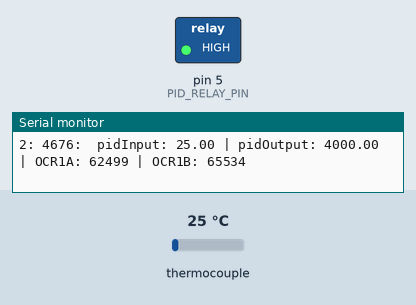
The sketch below on a simulated Arduino Uno, built with avr-gcc and run on an emulated ATmega328P. On the bench: switched loads named in the sketch (green lamp = pin HIGH), the last lines printed to the serial monitor. The inputs (shaded band) are chosen by the test bench; at power-on: thermocouple 25 °C.

Above: at 6.0 s.
6.1 s: thermocouple set to 47 °C
12.8 s: thermocouple set to 54 °C
At 18.6 s:
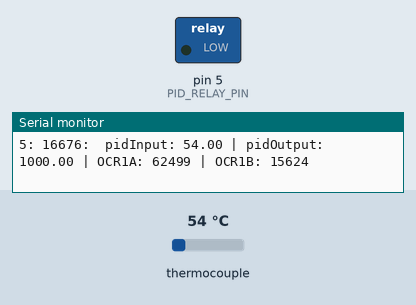
21.0 s: thermocouple set to 6 °C
At 25.2 s:
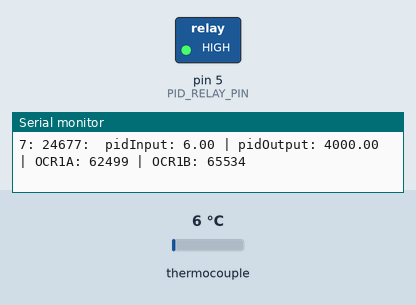
Timing chart, 0 to 26.7 s (numbered marks = the images above; inputs shaded):
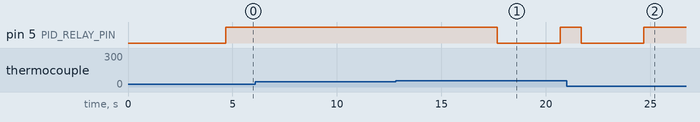

Measured:
- the behaviour switches between 51 and 52 °C on thermocouple (found by bisection; images 0 and 1)
- after the input at 12.8 s, pin 5 (PID_RELAY_PIN): HIGH → LOW after 4.9 s, → HIGH 3.0 s later
- after the input at 21.0 s, pin 5 (PID_RELAY_PIN): goes on until 24.7 s, then stays HIGH

The sketch:

tempControl.ino
```cpp
/*
   This program uses interrupts for (longer) timing tasks in the seconds range.

   @see: http://brettbeauregard.com/blog/2011/04/improving-the-beginner%e2%80%99s-pid-sample-time/
   @see: https://arduino-projekte.webnode.at/registerprogrammierung/timer-interrupt/
   @see: http://www.gammon.com.au/interrupts
   @see: http://www.gammon.com.au/timers
   @see: http://www.instructables.com/id/Arduino-Timer-Interrupts/
   @see: http://maxembedded.com/2011/07/avr-timers-ctc-mode/
 * */
////////////////////////////////////////////////////////////////////////////////////////////
// MAX31855 k-type thermocouple:
//                creating a thermocouple instance with hardware SPI on a given CS pin.
////////////////////////////////////////////////////////////////////////////////////////////
#include "Adafruit_MAX31855.h"
#define MAXCS   10
Adafruit_MAX31855 thermocouple(MAXCS);

////////////////////////////////////////////////////////////////////////////////////////////
// PID
////////////////////////////////////////////////////////////////////////////////////////////
#include "PIDcontrol.h"

// set the pins for input, output and sample frequency here:
const unsigned short PID_INPUT_PIN = 0; // pin from which sensor input is read
const unsigned short PID_RELAY_PIN = 5; // pin that is used to control relay

// specify the PID constants here:
double cProportional = 1000;            // the proportional constant
double cIntegral = 0;                   // the integral constant
double cDerivative = 0;                 // the derivative constant

double pidSetpoint;                     // the desired target setpoint
volatile double pidInput;               // the input to the PID controller as read from the sensor (=PID_INPUT_PIN)
volatile double pidLastInput;           // the last input to be remembered in case the current reading is NAN (Not a Number) and cannot be used for computation.
volatile double pidOutput;              // specifies how long the relay is switched on within a fixed period of time (=sampleInterval)
unsigned short  sampleInterval;         // a fixed period of time that determines a full PID on/off cycle (ms) ATTENTION: sampleInterval [ms] is the same as INTERRUPT_INTERVAL[s] and cannot be greater than 4.1944 seconds
volatile bool   errorReading;           // is set when temperature reading returned NAN
// initialize the PID controller
PIDcontrol myPID(&pidInput, &pidOutput, &pidSetpoint, cProportional, cIntegral, cDerivative, DIRECT);

////////////////////////////////////////////////////////////////////////////////////////////
// INTERRUPT
////////////////////////////////////////////////////////////////////////////////////////////

// ATTENTION: Here TIMER 1 is used which is a 16-bit timer. Thus the compare value cannot be greater than 65535, otherwise the timer would overflow.
//            So the maximum time between two interrupts with a cpu frequency of 16000000 hz can only be:
//                OCR1A = CMP_VALUE = INTERRUPT_INTERVAL * TICKS_PER_SEC - 1
//                => INTERRUPT_INTERVAL = CMP_VALUE / (TICKS_PER_SEC - 1)
//                => INTERRUPT_INTERVAL = CMP_VALUE / (( CPU_FREQ / PRESCALER ) - 1)
//                => INTERRUPT_INTERVAL = 65535 / (( 16000000 / 1024 ) - 1)
//                => INTERRUPT_INTERVAL = 4.1945 seconds

#define CPU_FREQ 16000000L    // cpu clock from boards.txt
#define PRESCALER 1024        // cpu prescaler

// NOTE: we use seconds here as a basis because when using miliseconds the precision of the number would be inexact due to floating point calculations.
const unsigned short TICKS_PER_SEC = ( CPU_FREQ / PRESCALER );            // base for calculation of compare value for output compare register OCR1A
const unsigned short INTERRUPT_INTERVAL = 4;                              // interrupt every 4 seconds (=maximum interrupt intervall and maximum sample pid sample time)
const unsigned short CMP_VALUE = INTERRUPT_INTERVAL * TICKS_PER_SEC - 1;  // compare value for OCR1A: = amount of ticks in an interrupt intervall
const unsigned short MAX_CMP_VALUE = 65535 - 1;                           // maximum number in a 16-bit variable

volatile unsigned long counter = 0;
volatile unsigned long cntCmp = 0;

////////////////////////////////////////////////////////////////////////////////////////////
// SETUP
////////////////////////////////////////////////////////////////////////////////////////////
void setup()
{
    // MAX31555 thermocouple and serial initialization
    Serial.begin(9600);
    while (!Serial) delay(1);           // wait for serial on Leonardo/Zero, etc
    delay(500);                         // wait for MAX chip to stabilize
    // SSR initialization
    pinMode(PID_RELAY_PIN, OUTPUT);     // set the relay pin to output
    digitalWrite(PID_RELAY_PIN, LOW);   // initialize relay pin to low
    //PID
    pinMode(PID_RELAY_PIN, OUTPUT);              // set the relay pin to output
    digitalWrite(PID_RELAY_PIN, LOW);            // initialize relay pin to low
    pidSetpoint = 55;                            // set the desired target value
    sampleInterval = INTERRUPT_INTERVAL * 1000;  // the sample time of the pid controller is the interrupt frequency in miliseconds
    myPID.SetSampleTime(sampleInterval);         // tell the PID controller how frequently we will read a sample and calculate output
    myPID.SetOutputLimits(0, sampleInterval);    // tell the PID to range between 0 and the full window size
    myPID.SetMode(AUTOMATIC);                    // turn the PID on
    pidInput = thermocouple.readCelsius();       // read temperature sensor input
    myPID.Compute();                             // compute pidOutput for the first time

    Serial.print("CPU_FREQ:            ");
    Serial.println(CPU_FREQ);
    Serial.print("PRESCALER:           ");
    Serial.println(PRESCALER);
    Serial.print("TICKS_PER_SEC:       ");
    Serial.println(TICKS_PER_SEC);
    Serial.print("CMP_VALUE:           ");
    Serial.println(CMP_VALUE);
    Serial.print("MAX_CMP_VALUE:       ");
    Serial.println(MAX_CMP_VALUE);
    Serial.print("INTERRUPT_INTERVAL: ");
    Serial.println(INTERRUPT_INTERVAL);

    Serial.print("sampleInterval: ");
    Serial.print(sampleInterval);
    Serial.print(" | Setpoint: ");
    Serial.print(pidSetpoint);
    Serial.print(" | P: ");
    Serial.print(cProportional);
    Serial.print(" I: ");
    Serial.print(cIntegral);
    Serial.print(" D: ");
    Serial.println(cDerivative);

    // INTERRUPTS
    cli();                               // disable global interrupts
    TCNT1 = 0;                           // delete timer counter register
    TCCR1A = 0;                          // delete TCCR1A-Registers
    TCCR1B = 0;                          // delete TCCR1B-Registers
    TCCR1B |= (1 << WGM12);              // CTC-Mode (Waveform Generation Mode): resets TCNT1 to0 after interrupt, makes OCR1A the leading compare register
    TCCR1B |= (1 << CS12) | (1 << CS10); // set prescaler to 1024: CS10 und CS12 (Clock Select)
    OCR1A = CMP_VALUE;                   // set compare value
    OCR1B = MAX_CMP_VALUE;               // a second comapare value in OCR1B can be used as long as its value is *lower* than that of OCR1A: here its higher so it wont be called in the beginning
    TIMSK1 |= (1 << OCIE1A) | (1 << OCIE1B); // enable interrupts: set output compare interrupt enable for 1A and 1B
    sei();                               // enable global interrupts
}

////////////////////////////////////////////////////////////////////////////////////////////
// INTERRUPTS
////////////////////////////////////////////////////////////////////////////////////////////
ISR(TIMER1_COMPA_vect)   // Interrupt Service Routine for timer 1 OCR1A
{
    pidInput = thermocouple.readCelsius(); // read temperature sensor input
    if (!isnan(pidInput)) pidLastInput = pidInput;
    else
    {
        pidInput = pidLastInput;
        errorReading = true;
    }
    myPID.Compute();                       // compute pidOutput

    if (pidOutput > 0)
        digitalWrite(PID_RELAY_PIN, HIGH);
    else
        digitalWrite(PID_RELAY_PIN, LOW);

    // trigger interrupt b to turn off relay within the sample time (=sampleInterval)
    if ( pidOutput > 0 && pidOutput < sampleInterval )
        OCR1B = ((pidOutput * TICKS_PER_SEC) / 1000) - 1;
    else
        OCR1B = MAX_CMP_VALUE;    // we set OCR1B higher than OCR1A so that the second b interrupt never gets called

    ++counter;                    // flag that signals the start of a new cycle to the main loop
}

// Interrupt Service Routine for timer 1 OCR1B
ISR(TIMER1_COMPB_vect)
{
    digitalWrite(PID_RELAY_PIN, LOW);
}

////////////////////////////////////////////////////////////////////////////////////////////
// MAIN LOOP
////////////////////////////////////////////////////////////////////////////////////////////
void loop()
{
    if (cntCmp != counter)    // use != for comparison and not < because it could give problems when unsigned long overflows
    {
        Serial.print(counter);
        Serial.print(": ");
        Serial.print(millis());
        if (errorReading)   // for error codes see: https://cdn-shop.adafruit.com/datasheets/MAX31855.pdf#page=10
        {
            Serial.print(":\tERROR: ");
            uint8_t errorCode = thermocouple.readError();
            switch( errorCode )
            {
            case 1:
                Serial.println("(1) Thermocouple has no connection (open circuit)!");
                break;
            case 2:
                Serial.println("(2) Thermocouple short-circuited to GND!");
                break;
            case 4:
                Serial.println("(4) Thermocouple short-circuited to VCC!");
                break;
            default:
                Serial.print("(");
                Serial.print(errorCode);
                Serial.println(") Unkown error code!");
            }
            errorReading=false;    // IMPORTANT: reset error flag !!
        }
        else
        {
            Serial.print(":\tpidInput: ");
            Serial.print( pidInput);
            Serial.print(" | pidOutput: ");
            Serial.print(pidOutput);
            Serial.print(" | OCR1A: ");
            Serial.print(OCR1A);
            Serial.print(" | OCR1B: ");
            Serial.println(OCR1B);
        }
        cntCmp = counter;
    }
}
```

PIDcontrol.cpp
```cpp
// (licence header left out)
#if ARDUINO >= 100
#include "Arduino.h"
#else
#include "WProgram.h"
#endif

#include "PIDcontrol.h"

/*Constructor (...)*********************************************************
 *    The parameters specified here are those for for which we can't set up
 *    reliable defaults, so we need to have the user set them.
 ***************************************************************************/
PIDcontrol::PIDcontrol(volatile double* Input, volatile double* Output, double* Setpoint,
                       double Kp, double Ki, double Kd, int POn, int ControllerDirection)
{
    myOutput = Output;
    myInput = Input;
    mySetpoint = Setpoint;
    inAuto = false;

    PIDcontrol::SetOutputLimits(0, 255); //default output limit corresponds to the arduino pwm limits

    SampleTime = 100;							//default Controller Sample Time is 0.1 seconds

    PIDcontrol::SetControllerDirection(ControllerDirection);
    PIDcontrol::SetTunings(Kp, Ki, Kd, POn);
}

/*Constructor (...)*********************************************************
 *    To allow backwards compatability for v1.1, or for people that just want
 *    to use Proportional on Error without explicitly saying so
 ***************************************************************************/

PIDcontrol::PIDcontrol(volatile double* Input, volatile double* Output, double* Setpoint,
                       double Kp, double Ki, double Kd, int ControllerDirection)
    :PIDcontrol::PIDcontrol(Input, Output, Setpoint, Kp, Ki, Kd, P_ON_E, ControllerDirection)
{
}

/* Compute() **********************************************************************
 *     This, as they say, is where the magic happens.  this function should be called
 *   every time "void loop()" executes.  the function will decide for itself whether a new
 *   pid Output needs to be computed.  returns true when the output is computed,
 *   false when nothing has been done.
 **********************************************************************************/
void PIDcontrol::Compute()
{
    if(!inAuto) return false;
    /*Compute all the working error variables*/
    double input = *myInput;
    double error = *mySetpoint - input;
    double dInput = (input - lastInput);
    outputSum+= (ki * error);

    /*Add Proportional on Measurement, if P_ON_M is specified*/
    if(!pOnE) outputSum-= kp * dInput;

    if(outputSum > outMax) outputSum= outMax;
    else if(outputSum < outMin) outputSum= outMin;

    /*Add Proportional on Error, if P_ON_E is specified*/
    double output;
    if(pOnE) output = kp * error;
    else output = 0;

    /*Compute Rest of PID Output*/
    output += outputSum - kd * dInput;

    if(output > outMax) output = outMax;
    else if(output < outMin) output = outMin;
    *myOutput = output;

    /*Remember some variables for next time*/
    lastInput = input;
}

/* SetTunings(...)*************************************************************
 * This function allows the controller's dynamic performance to be adjusted.
 * it's called automatically from the constructor, but tunings can also
 * be adjusted on the fly during normal operation
 ******************************************************************************/
void PIDcontrol::SetTunings(double Kp, double Ki, double Kd, int POn)
{
    if (Kp<0 || Ki<0 || Kd<0) return;

    pOn = POn;
    pOnE = POn == P_ON_E;

    dispKp = Kp;
    dispKi = Ki;
    dispKd = Kd;

    double SampleTimeInSec = ((double)SampleTime)/1000;
    kp = Kp;
    ki = Ki * SampleTimeInSec;
    kd = Kd / SampleTimeInSec;

    if(controllerDirection ==REVERSE)
    {
        kp = (0 - kp);
        ki = (0 - ki);
        kd = (0 - kd);
    }
}

/* SetTunings(...)*************************************************************
 * Set Tunings using the last-rembered POn setting
 ******************************************************************************/
void PIDcontrol::SetTunings(double Kp, double Ki, double Kd)
{
    SetTunings(Kp, Ki, Kd, pOn);
}

/* SetSampleTime(...) *********************************************************
 * sets the period, in Milliseconds, at which the calculation is performed
 ******************************************************************************/
void PIDcontrol::SetSampleTime(unsigned long NewSampleTime)
{
    if (NewSampleTime > 0)
    {
        double ratio  = (double)NewSampleTime / (double)SampleTime;
        ki *= ratio;
        kd /= ratio;
        SampleTime = NewSampleTime;
    }
}

/* SetOutputLimits(...)****************************************************
 *     This function will be used far more often than SetInputLimits.  while
 *  the input to the controller will generally be in the 0-1023 range (which is
 *  the default already,)  the output will be a little different.  maybe they'll
 *  be doing a time window and will need 0-8000 or something.  or maybe they'll
 *  want to clamp it from 0-125.  who knows.  at any rate, that can all be done
 *  here.
 **************************************************************************/
void PIDcontrol::SetOutputLimits(double Min, double Max)
{
    if(Min >= Max) return;
    outMin = Min;
    outMax = Max;

    if(inAuto)
    {
        if(*myOutput > outMax) *myOutput = outMax;
        else if(*myOutput < outMin) *myOutput = outMin;

        if(outputSum > outMax) outputSum= outMax;
        else if(outputSum < outMin) outputSum= outMin;
    }
}

/* SetMode(...)****************************************************************
 * Allows the controller Mode to be set to manual (0) or Automatic (non-zero)
 * when the transition from manual to auto occurs, the controller is
 * automatically initialized
 ******************************************************************************/
void PIDcontrol::SetMode(int Mode)
{
    bool newAuto = (Mode == AUTOMATIC);
    if(newAuto && !inAuto)
    {
        /*we just went from manual to auto*/
        PIDcontrol::Initialize();
    }
    inAuto = newAuto;
}

/* Initialize()****************************************************************
 *	does all the things that need to happen to ensure a bumpless transfer
 *  from manual to automatic mode.
 ******************************************************************************/
void PIDcontrol::Initialize()
{
    outputSum = *myOutput;
    lastInput = *myInput;
    if(outputSum > outMax) outputSum = outMax;
    else if(outputSum < outMin) outputSum = outMin;
}

/* SetControllerDirection(...)*************************************************
 * The PID will either be connected to a DIRECT acting process (+Output leads
 * to +Input) or a REVERSE acting process(+Output leads to -Input.)  we need to
 * know which one, because otherwise we may increase the output when we should
 * be decreasing.  This is called from the constructor.
 ******************************************************************************/
void PIDcontrol::SetControllerDirection(int Direction)
{
    if(inAuto && Direction !=controllerDirection)
    {
        kp = (0 - kp);
        ki = (0 - ki);
        kd = (0 - kd);
    }
    controllerDirection = Direction;
}

/* Status Funcions*************************************************************
 * Just because you set the Kp=-1 doesn't mean it actually happened.  these
 * functions query the internal state of the PID.  they're here for display
 * purposes.  this are the functions the PID Front-end uses for example
 ******************************************************************************/
double PIDcontrol::GetKp()
{
    return  dispKp;
}
double PIDcontrol::GetKi()
{
    return  dispKi;
}
double PIDcontrol::GetKd()
{
    return  dispKd;
}
int PIDcontrol::GetMode()
{
    return  inAuto ? AUTOMATIC : MANUAL;
}
int PIDcontrol::GetDirection()
{
    return controllerDirection;
}
```

Source omitted: PIDcontrol.h (3674 bytes)
